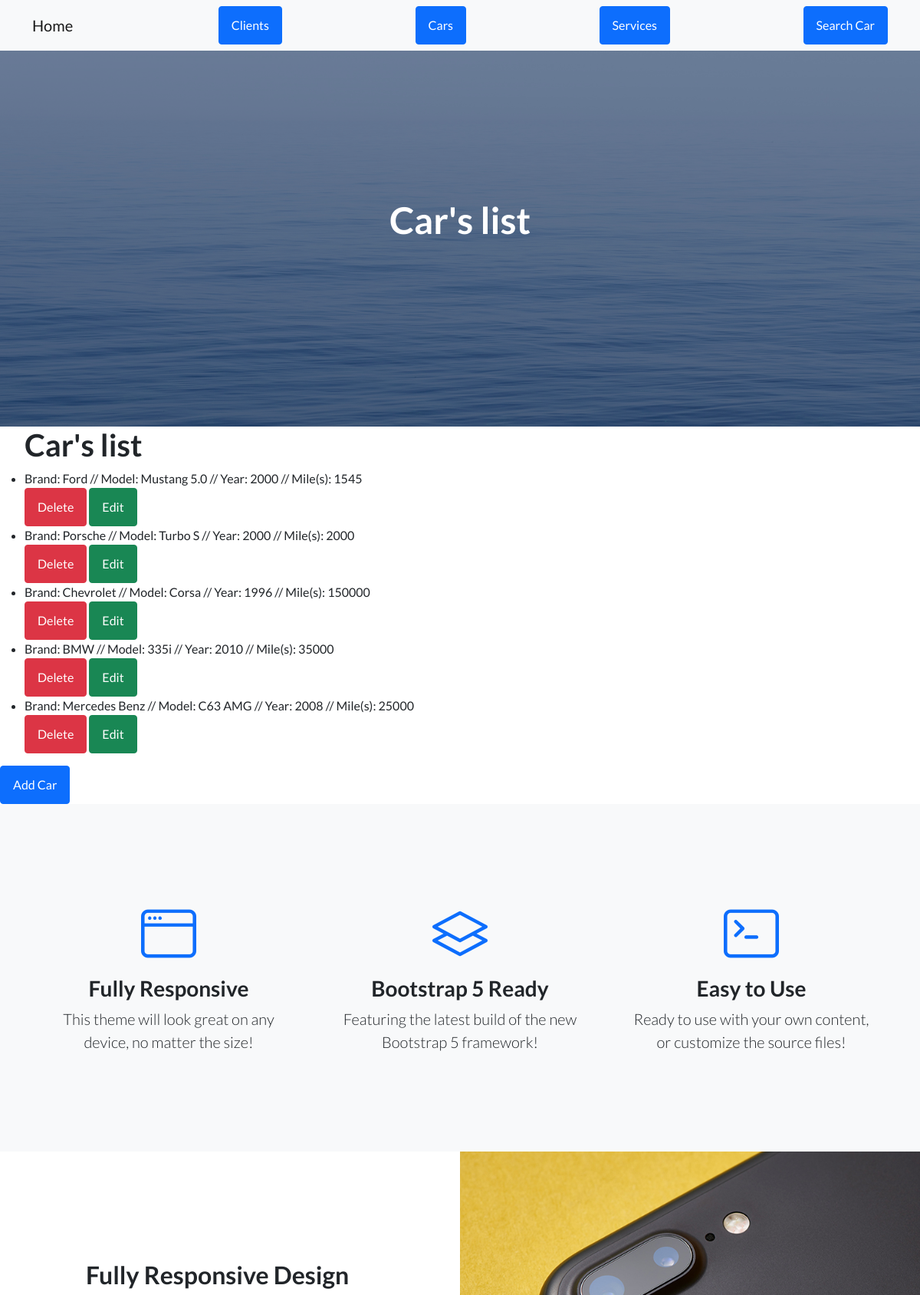
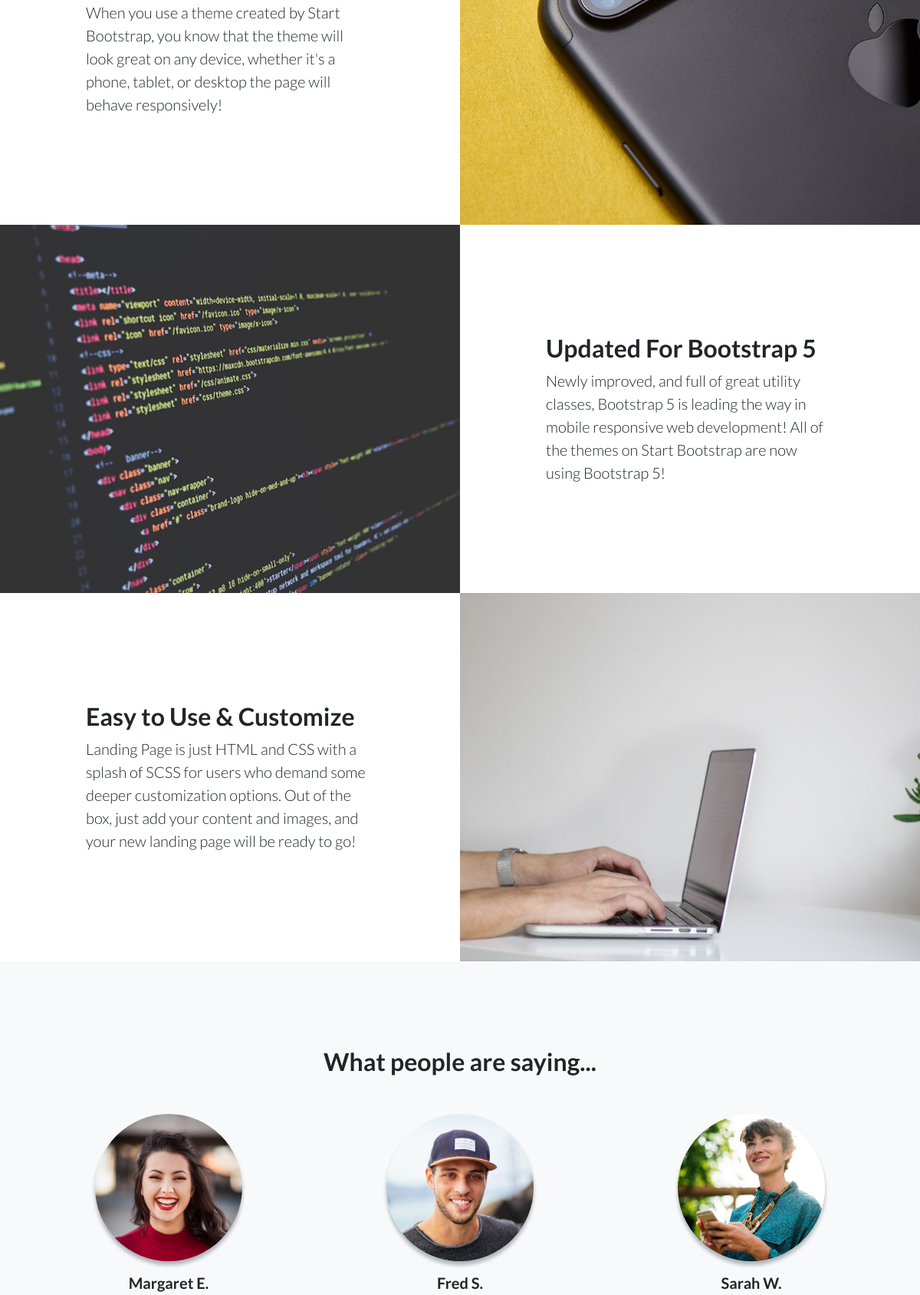
/AppCoder/readCar/ (upper part), run on the app's committed database (2 pictures, top to bottom).
### AppCoder/models.py (models this page shows, shortened)
class Car(models.Model):
    brand= models.CharField(max_length=50)
    model= models.CharField(max_length=50)
    year= models.IntegerField()
    mile= models.IntegerField()

### AppCoder/views.py (the view)
# urls.py: path("readCar/", readCar, name="readCar"),
def readCar(request):
    cars=Car.objects.all()
    return render(request, "AppCoder/car.html", {"cars": cars})

### AppCoder/templates/AppCoder/car.html (shortened to what this page needs)
{% extends "AppCoder/padre.html" %}
{% load static %}
{% block titulo %}
<h1 class="mb-5">Car's list</h1>
{% endblock %}
{% block contenido_que_cambia %}
<ul>
    <h1>Car's list</h1>
    {% for car in cars %}
    <li>Brand: {{ car.brand }} // Model: {{ car.model }} // Year: {{ car.year }} // Mile(s): {{ car.mile }}</li>
    <a class="btn btn-danger" href="{% url 'deleteCar'  car.id  %}">Delete </a>
    <a class="btn btn-success" href="{% url 'carEdit'  car.id  %}">Edit</a>
    {% endfor %}
</ul>
<a class="btn btn-primary" href="{% url 'carForm'  %}">Add Car</a>
{% endblock %}

### AppCoder/templates/AppCoder/padre.html (shortened to what this page needs)
<!DOCTYPE html>
<html lang="en">
    <head>
        {% load static %}
        <link href="https://cdn.jsdelivr.net/npm/bootstrap-icons@1.5.0/font/bootstrap-icons.css" rel="stylesheet" type="text/css" />
        <link href="{% static 'AppCoder/css/styles.css' %}" rel="stylesheet" />
    </head>
    <body>
        <nav class="navbar navbar-light bg-light static-top">
            <div class="container">
                <a class="navbar-brand" href="{% url 'home' %}">Home</a>
                <a class="btn btn-primary" href="{% url 'readClient' %}">Clients</a>
                <a class="btn btn-primary" href="{% url 'readCar' %}">Cars</a>
                <a class="btn btn-primary" href="{% url 'readService' %}">Services</a>
                <a class="btn btn-primary" href="{% url 'brandSearch' %}">Search Car</a>
            </div>
        </nav>
        <header class="masthead">
            <div class="container position-relative">
                <div class="row justify-content-center">
                    <div class="col-xl-6">
                        <div class="text-center text-white">
                            {% block titulo %}
                            {% endblock %}
                        </div>
                    </div>
                </div>
            </div>
        </header>
        {% block contenido_que_cambia %}
        {% endblock %}
        <section class="features-icons bg-light text-center">
            <div class="container">
                <div class="row">
                    <div class="col-lg-4">
                        <div class="features-icons-item mx-auto mb-5 mb-lg-0 mb-lg-3">
                            <div class="features-icons-icon d-flex"><i class="bi-window m-auto text-primary"></i></div>
                            <h3>Fully Responsive</h3>
                            <p class="lead mb-0">This theme will look great on any device, no matter the size!</p>
                        </div>
                    </div>
                    <div class="col-lg-4">
                        <div class="features-icons-item mx-auto mb-5 mb-lg-0 mb-lg-3">
                            <div class="features-icons-icon d-flex"><i class="bi-layers m-auto text-primary"></i></div>
                            <h3>Bootstrap 5 Ready</h3>
                            <p class="lead mb-0">Featuring the latest build of the new Bootstrap 5 framework!</p>
                        </div>
                    </div>
                    <div class="col-lg-4">
                        <div class="features-icons-item mx-auto mb-0 mb-lg-3">
                            <div class="features-icons-icon d-flex"><i class="bi-terminal m-auto text-primary"></i></div>
                            <h3>Easy to Use</h3>
                            <p class="lead mb-0">Ready to use with your own content, or customize the source files!</p>
                        </div>
                    </div>
                </div>
            </div>
        </section>
        <section class="showcase">
            <div class="container-fluid p-0">
                <div class="row g-0">
                    <div class="col-lg-6 order-lg-2 text-white showcase-img" style="background-image: url('assets/img/bg-showcase-1.jpg')"></div>
                    <div class="col-lg-6 order-lg-1 my-auto showcase-text">
                        <h2>Fully Responsive Design</h2>
                        <p class="lead mb-0">When you use a theme created by Start Bootstrap, you know that the theme will look great on any device, whether it's a phone, tablet, or desktop the page will behave responsively!</p>
                    </div>
                </div>
                <div class="row g-0">
                    <div class="col-lg-6 text-white showcase-img" style="background-image: url('assets/img/bg-showcase-2.jpg')"></div>
                    <div class="col-lg-6 my-auto showcase-text">
                        <h2>Updated For Bootstrap 5</h2>
                        <p class="lead mb-0">Newly improved, and full of great utility classes, Bootstrap 5 is leading the way in mobile responsive web development! All of the themes on Start Bootstrap are now using Bootstrap 5!</p>
                    </div>
                </div>
                <div class="row g-0">
                    <div class="col-lg-6 order-lg-2 text-white showcase-img" style="background-image: url('assets/img/bg-showcase-3.jpg')"></div>
                    <div class="col-lg-6 order-lg-1 my-auto showcase-text">
                        <h2>Easy to Use & Customize</h2>
                        <p class="lead mb-0">Landing Page is just HTML and CSS with a splash of SCSS for users who demand some deeper customization options. Out of the box, just add your content and images, and your new landing page will be ready to go!</p>
                    </div>
                </div>
            </div>
        </section>
        <section class="testimonials text-center bg-light">
            <div class="container">
                <h2 class="mb-5">What people are saying...</h2>
                <div class="row">
                    <div class="col-lg-4">
                        <div class="testimonial-item mx-auto mb-5 mb-lg-0">
                            <img class="img-fluid rounded-circle mb-3" src="assets/img/testimonials-1.jpg" alt="..." />
                            <h5>Margaret E.</h5>
                        </div>
                    </div>
                    <div class="col-lg-4">
                        <div class="testimonial-item mx-auto mb-5 mb-lg-0">
                            <img class="img-fluid rounded-circle mb-3" src="assets/img/testimonials-2.jpg" alt="..." />
                            <h5>Fred S.</h5>
                        </div>
                    </div>
                    <div class="col-lg-4">
                        <div class="testimonial-item mx-auto mb-5 mb-lg-0">
                            <img class="img-fluid rounded-circle mb-3" src="assets/img/testimonials-3.jpg" alt="..." />
                            <h5>Sarah W.</h5>
                        </div>
                    </div>
                </div>
            </div>
        </section>
    </body>
</html>

### data on the page
Car: brand "Ford", model "Mustang 5.0", year "2000", mile "1545"
Car: brand "Porsche", model "Turbo S", year "2000", mile "2000"
Car: brand "Chevrolet", model "Corsa", year "1996", mile "150000"
Car: brand "BMW", model "335i", year "2010", mile "35000"
Car: brand "Mercedes Benz", model "C63 AMG", year "2008", mile "25000"
